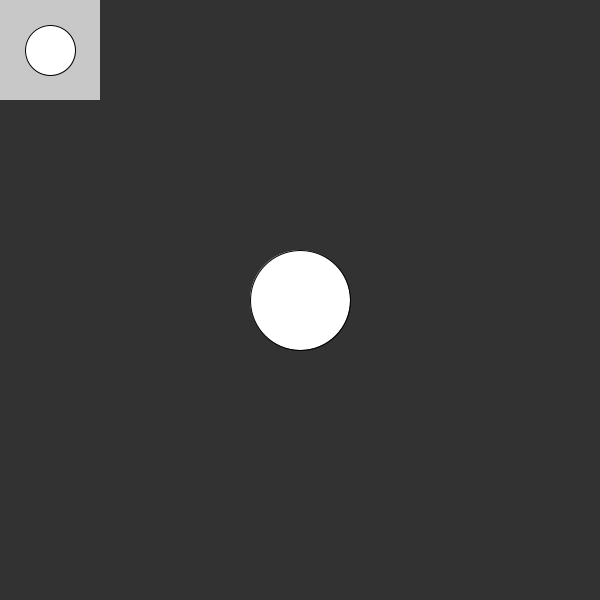
Frame 1 (no input)
Frame 60 (the mouse pressed at the canvas centre just before this capture): identical to frame 1, image omitted
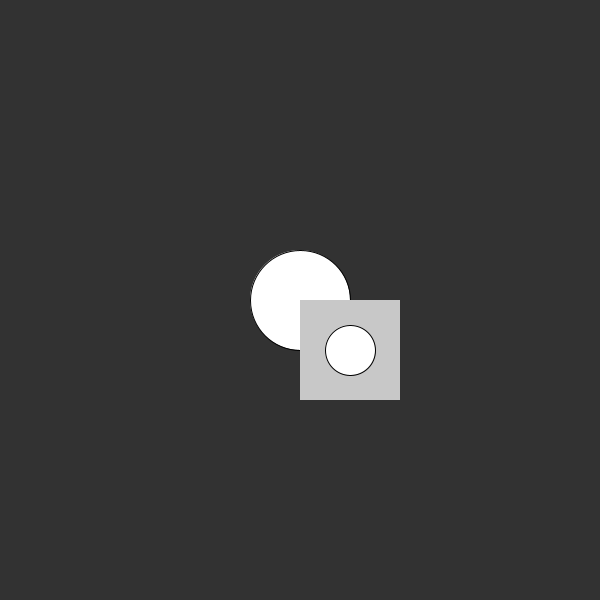
Frame 120 (the mouse held since frame 60 and released just before this capture)

The Processing sketch that drew these frames (run headless with seeded random() and noise(); from frame 60 on, the mouse is pressed at the canvas centre):

// Processing sketch: pgraphics_example
// ── pgraphics_example.pde
PGraphics pg;

void setup() {
  size(600, 600);
  pg = createGraphics(100, 100);
}

void draw() {
  background(50);
  ellipse(width/2, height/2, 100, 100);
  
  //draw method of a seperate object   
  pg.beginDraw();
  pg.background(200);
  pg.ellipse(pg.width/2, pg.height/2, 50, 50);

  
  pg.endDraw();
  image(pg, mouseX, mouseY);
}


//total graphics context of processing
//rendering ellipse renders to default graphics context
//think of it as layers, background context, foreground context
